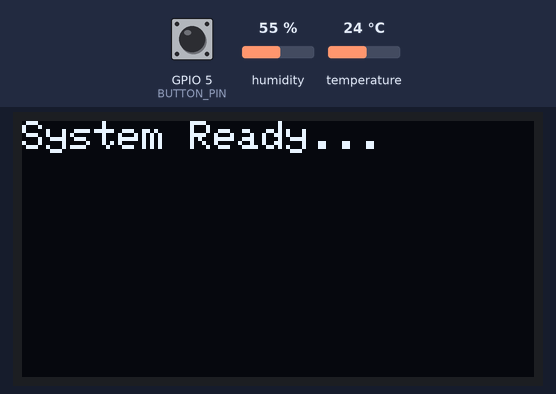
This program was run on a simulated ESP32. Parts: 128×64 one-colour display. The inputs (shaded band) are chosen by the test bench; at power-on: GPIO 5 (BUTTON_PIN) HIGH, humidity 55 %, temperature 24 °C.

Above: at 1.2 s.
1.3 s: GPIO 5 (BUTTON_PIN) pulled LOW for 3.2 s
At 1.5 s:
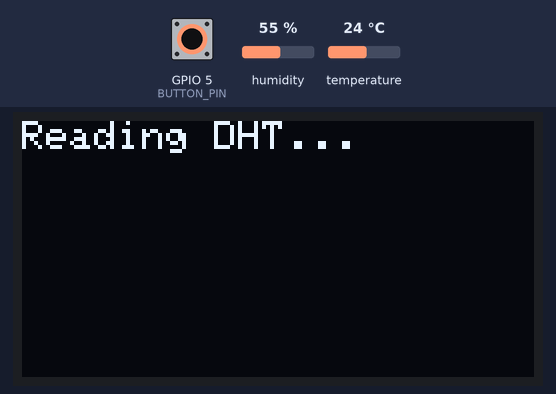
At 5.0 s:
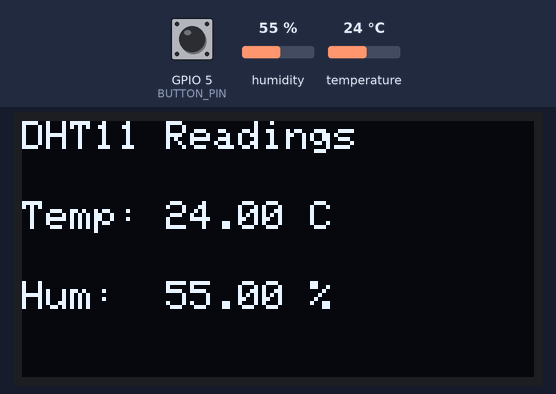
Timing chart, 0 to 6.5 s (numbered marks = the images above; inputs shaded):
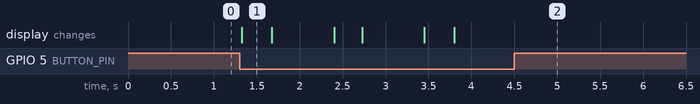

The program:

main.cpp
```cpp
#include <Wire.h>
#include <Adafruit_GFX.h>
#include <Adafruit_SSD1306.h>
#include "DHT.h"

#define SCREEN_WIDTH 128
#define SCREEN_HEIGHT 64

Adafruit_SSD1306 display(SCREEN_WIDTH, SCREEN_HEIGHT, &Wire, -1);

// Pins
#define DHTPIN 23
#define DHTTYPE DHT11
#define BUTTON_PIN 5    // Button to GND, use INPUT_PULLUP

DHT dht(DHTPIN, DHTTYPE);

void setup() {
  Serial.begin(115200);

  pinMode(BUTTON_PIN, INPUT_PULLUP);

  // OLED Init
  if (!display.begin(SSD1306_SWITCHCAPVCC, 0x3C)) {
    Serial.println("OLED not found!");
    while (1);
  }

  display.clearDisplay();
  display.setTextSize(1);
  display.setTextColor(WHITE);
  display.setCursor(0, 0);
  display.println("System Ready...");
  display.display();

  dht.begin();
}

void loop() {
  if (digitalRead(BUTTON_PIN) == LOW) {   // Button pressed
    display.clearDisplay();
    display.setCursor(0, 0);
    display.println("Reading DHT...");
    display.display();
    delay(300); // debounce

    float h = dht.readHumidity();
    float t = dht.readTemperature(); // Celsius

    display.clearDisplay();

    if (isnan(t) || isnan(h)) {
      display.setCursor(0, 0);
      display.println("DHT Error!");
    } else {
      display.setCursor(0, 0);
      display.println("DHT11 Readings");
      display.setCursor(0, 20);
      display.print("Temp: ");
      display.print(t);
      display.println(" C");
      display.setCursor(0, 40);
      display.print("Hum:  ");
      display.print(h);
      display.println(" %");
    }

    display.display();
    delay(700);  // Wait before next press
  }
}
```

Measured:
- after the input at 1.3 s, the display: changes at once (image 1)
